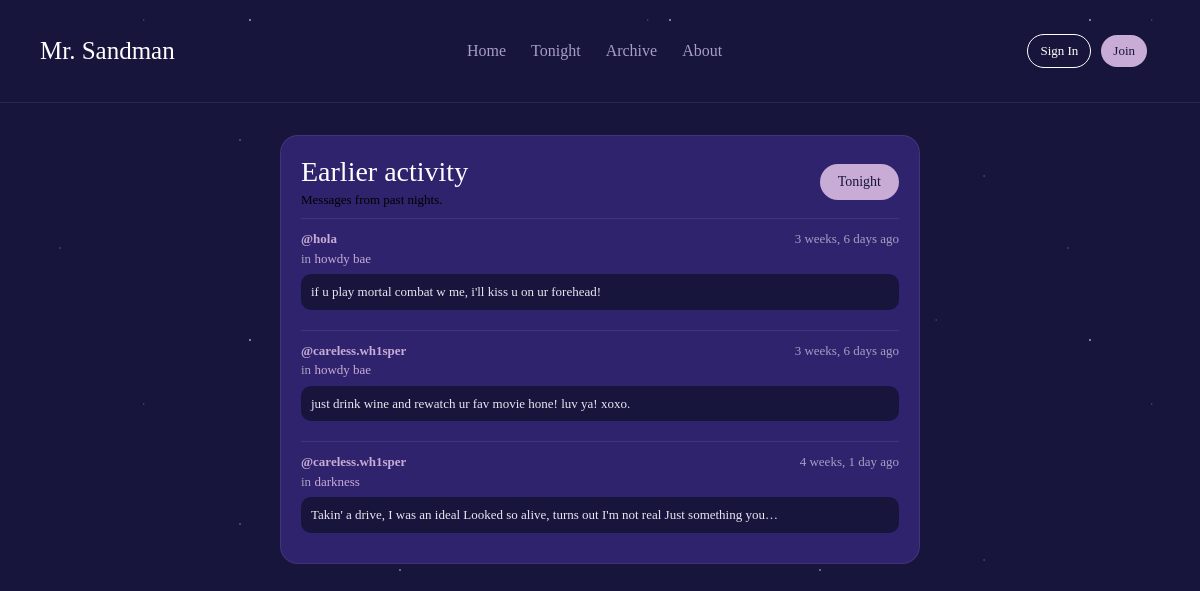
Page /chat/activity/?when=past on the committed database.
### chat/models.py (models this page shows, shortened)
class Message(models.Model):
    user = models.ForeignKey(settings.AUTH_USER_MODEL, on_delete=models.CASCADE,
                             related_name='chat_messages')
    room = models.ForeignKey(Room, on_delete=models.CASCADE, related_name='messages')
    body = models.TextField(max_length=500)
    updated = models.DateTimeField(auto_now=True)
    created = models.DateTimeField(auto_now_add=True)
    class Meta:
        ordering = ['created']

class Room(models.Model):
    host = models.ForeignKey(settings.AUTH_USER_MODEL, on_delete=models.SET_NULL,
                             null=True, related_name='hosted_rooms')
    topic = models.ForeignKey(Topic, on_delete=models.SET_NULL, null=True, blank=True,
                              related_name='rooms')
    name = models.CharField(max_length=200)
    description = models.TextField(blank=True)
    participants = models.ManyToManyField(settings.AUTH_USER_MODEL, related_name='chat_rooms',
                                          blank=True)
    updated = models.DateTimeField(auto_now=True)
    created = models.DateTimeField(auto_now_add=True)
    class Meta:
        ordering = ['-updated', '-created']

### chat/views.py (the view)
# urls.py: path('chat/activity/', views.activity, name='activity'),
def activity(request):
    start = tonight_start()
    past = request.GET.get('when') == 'past'
    messages = Message.objects.filter(created__lt=start) if past else \
        Message.objects.filter(created__gte=start)
    return render(request, 'chat/activity.html', {
        'recent_messages': messages.select_related('user', 'room').order_by('-created')[:50],
        'past': past,
    })

### chat/nights.py (called while the page is built)
def _hour():
    return getattr(settings, 'CHAT_NIGHT_START_HOUR', 18)

def tonight_start(now=None):
    now = timezone.localtime(now or timezone.now())
    start = now.replace(hour=_hour(), minute=0, second=0, microsecond=0)
    if now < start:
        start -= timedelta(days=1)
    return start

### chat/templates/chat/activity.html (shortened to what this page needs)
{% extends 'chat/base.html' %}
{% block content %}
<main class="auth-wrap">
    <div class="hub-panel hub-panel--page">
        <div class="hub-bar">
            <div>
                <h2>{% if past %}Earlier activity{% else %}Tonight's activity{% endif %}</h2>
                <div class="hub-sub">{% if past %}Messages from past nights.{% else %}Messages sent since tonight began.{% endif %}</div>
            </div>
            {% if past %}
                <a class="hub-cta" href="{% url 'chat:activity' %}">Tonight</a>
            {% else %}
                <a class="hub-cta" href="{% url 'chat:activity' %}?when=past">Earlier nights</a>
            {% endif %}
        </div>
        {% for m in recent_messages %}
            {% include 'chat/_activity_item.html' %}
        {% empty %}
            <div class="hub-dim">Nothing here yet.</div>
        {% endfor %}
    </div>
</main>
{% endblock %}

### chat/templates/chat/_activity_item.html
<div class="hub-act">
    <div class="hub-act-meta">
        <a class="hub-user" href="{% url 'chat:profile' m.user.pk %}">@{{ m.user.username }}</a>
        <span class="hub-dim">{{ m.created|timesince }} ago</span>
    </div>
    <div class="hub-act-room">in <a href="{% url 'chat:room' m.room.pk %}">{{ m.room.name }}</a></div>
    <div class="hub-act-body">{{ m.body|truncatechars:90 }}</div>
</div>

### static/css/style.css (style rules this page uses)
* { margin: 0; padding: 0; box-sizing: border-box; }
body { background-color: #17153B; min-height: 100vh; text-transform: capitalize; }
h2 { font-size: clamp(28px, 5vw, 45px); }

### static/css/chat.css (style rules this page uses)
:root { --c-night: #17153B; --c-indigo: #2E236C; --c-sand: #C8ACD6; --c-dim: #A79FC4; --c-moon: #EAE6F4; --c-line: rgba(200, 172, 214, 0.12); }
.hub, .hub *, .auth-wrap, .auth-wrap * { text-transform: none; }
:where(.hub, .auth-wrap) a { color: var(--c-sand); text-decoration: none; }
.hub-panel { background: var(--c-indigo); border: 1px solid var(--c-line); border-radius: 18px; padding: 20px; display: flex; flex-direction: column; gap: 10px; font-size: 14px; }
.hub-panel--page { width: 100%; max-width: 640px; }
.hub-bar { display: flex; justify-content: space-between; align-items: center; gap: 16px; }
.hub-bar h2 { font-family: 'second', Georgia, serif; font-size: 28px; font-weight: 500; color: white; }
.hub-sub { font-size: 13px; margin-top: 4px; }
.hub-dim { color: var(--c-dim); font-size: 13px; }
.hub-cta { font-family: 'second', Georgia, serif; font-size: 14px; font-weight: 500; padding: 10px 18px; border-radius: 999px; background: var(--c-sand); color: var(--c-night) !important; white-space: nowrap; transition: .2s; }
.hub-user { font-weight: 600; margin-right: 6px; }
.hub-act { padding: 10px 0; border-top: 1px solid var(--c-line); font-size: 13px; line-height: 1.5; }
.hub-act-meta { display: flex; justify-content: space-between; gap: 8px; }
.hub-act-room { color: var(--c-dim); }
.hub-act-body { margin-top: 6px; padding: 8px 10px; border-radius: 10px; background: var(--c-night); color: var(--c-moon); overflow-wrap: anywhere; }
.auth-wrap { display: flex; justify-content: center; align-items: flex-start; padding: 32px 20px 48px; }
.chat-head, .hub-bar, .hub-room-top { flex-wrap: wrap; }

### rows in the picture
Message: user.username "hola", created "3 weeks, 6 days", room.name "howdy bae", body "if u play mortal combat w me, i'll kiss u on ur forehead!"
Message: user.username "careless.wh1sper", created "3 weeks, 6 days", room.name "howdy bae", body "just drink wine and rewatch ur fav movie hone! luv ya! xoxo."
Message: user.username "careless.wh1sper", created "4 weeks, 1 day", room.name "darkness", body "Takin' a drive, I was an ideal Looked so alive, turns out I'm not real Just something you…"
